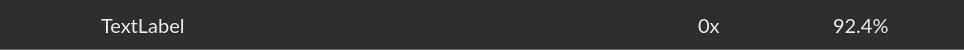
<?xml version="1.0" encoding="UTF-8"?>
<ui version="4.0">
 <class>ClassifierTile</class>
 <widget class="QWidget" name="ClassifierTile">
  <property name="geometry">
   <rect>
    <x>0</x>
    <y>0</y>
    <width>964</width>
    <height>50</height>
   </rect>
  </property>
  <property name="minimumSize">
   <size>
    <width>0</width>
    <height>50</height>
   </size>
  </property>
  <property name="maximumSize">
   <size>
    <width>16777215</width>
    <height>50</height>
   </size>
  </property>
  <property name="cursor">
   <cursorShape>PointingHandCursor</cursorShape>
  </property>
  <property name="windowTitle">
   <string>Form</string>
  </property>
  <property name="styleSheet">
   <string notr="true">QWidget {
	background-color: #2e2e2e;
	border-bottom: 1px solid #666666;
}

QWidget:hover {
	background-color: #131313;
}</string>
  </property>
  <layout class="QHBoxLayout" name="horizontalLayout">
   <property name="spacing">
    <number>15</number>
   </property>
   <item>
    <widget class="QPushButton" name="button_labelDelete">
     <property name="maximumSize">
      <size>
       <width>30</width>
       <height>16777215</height>
      </size>
     </property>
     <property name="cursor">
      <cursorShape>PointingHandCursor</cursorShape>
     </property>
     <property name="styleSheet">
      <string notr="true">QPushButton {
    background-color: transparent;
    border: none;
}</string>
     </property>
     <property name="text">
      <string/>
     </property>
     <property name="icon">
      <iconset>
       <normaloff>dataset_ui/ui/_pics/icons/delete_grey.png</normaloff>dataset_ui/ui/_pics/icons/delete_grey.png</iconset>
     </property>
     <property name="iconSize">
      <size>
       <width>30</width>
       <height>30</height>
      </size>
     </property>
    </widget>
   </item>
   <item>
    <widget class="QPushButton" name="button_labelRename">
     <property name="maximumSize">
      <size>
       <width>30</width>
       <height>16777215</height>
      </size>
     </property>
     <property name="cursor">
      <cursorShape>PointingHandCursor</cursorShape>
     </property>
     <property name="styleSheet">
      <string notr="true">QPushButton {
    background-color: transparent;
    border: none;
	background-image: url(&quot;ui/_pics/icons/classifier_grey.png&quot;);
}</string>
     </property>
     <property name="text">
      <string/>
     </property>
     <property name="icon">
      <iconset>
       <normaloff>dataset_ui/ui/_pics/icons/edit_grey.png</normaloff>dataset_ui/ui/_pics/icons/edit_grey.png</iconset>
     </property>
     <property name="iconSize">
      <size>
       <width>30</width>
       <height>30</height>
      </size>
     </property>
    </widget>
   </item>
   <item>
    <widget class="QLabel" name="label_name">
     <property name="font">
      <font>
       <family>Lato</family>
       <pointsize>15</pointsize>
       <fontweight>Light</fontweight>
      </font>
     </property>
     <property name="cursor">
      <cursorShape>PointingHandCursor</cursorShape>
     </property>
     <property name="styleSheet">
      <string notr="true">border: None;
color: #ebebeb;
background-color: transparent;</string>
     </property>
     <property name="text">
      <string>TextLabel</string>
     </property>
    </widget>
   </item>
   <item>
    <widget class="QLabel" name="consensus_peak_counter">
     <property name="maximumSize">
      <size>
       <width>120</width>
       <height>16777215</height>
      </size>
     </property>
     <property name="font">
      <font>
       <family>Lato</family>
       <pointsize>15</pointsize>
       <fontweight>Light</fontweight>
      </font>
     </property>
     <property name="cursor">
      <cursorShape>PointingHandCursor</cursorShape>
     </property>
     <property name="layoutDirection">
      <enum>Qt::LayoutDirection::LeftToRight</enum>
     </property>
     <property name="styleSheet">
      <string notr="true">border: None;
color: #ebebeb;
background-color: transparent;</string>
     </property>
     <property name="text">
      <string>0x</string>
     </property>
     <property name="alignment">
      <set>Qt::AlignmentFlag::AlignLeading|Qt::AlignmentFlag::AlignLeft|Qt::AlignmentFlag::AlignVCenter</set>
     </property>
    </widget>
   </item>
   <item>
    <widget class="QLabel" name="label_result">
     <property name="maximumSize">
      <size>
       <width>120</width>
       <height>16777215</height>
      </size>
     </property>
     <property name="font">
      <font>
       <family>Lato</family>
       <pointsize>15</pointsize>
       <kerning>true</kerning>
       <fontweight>Light</fontweight>
      </font>
     </property>
     <property name="styleSheet">
      <string notr="true">border: None;
color: #ebebeb;
background-color: transparent;</string>
     </property>
     <property name="text">
      <string>92.4%</string>
     </property>
    </widget>
   </item>
  </layout>
 </widget>
 <resources/>
 <connections/>
</ui>
